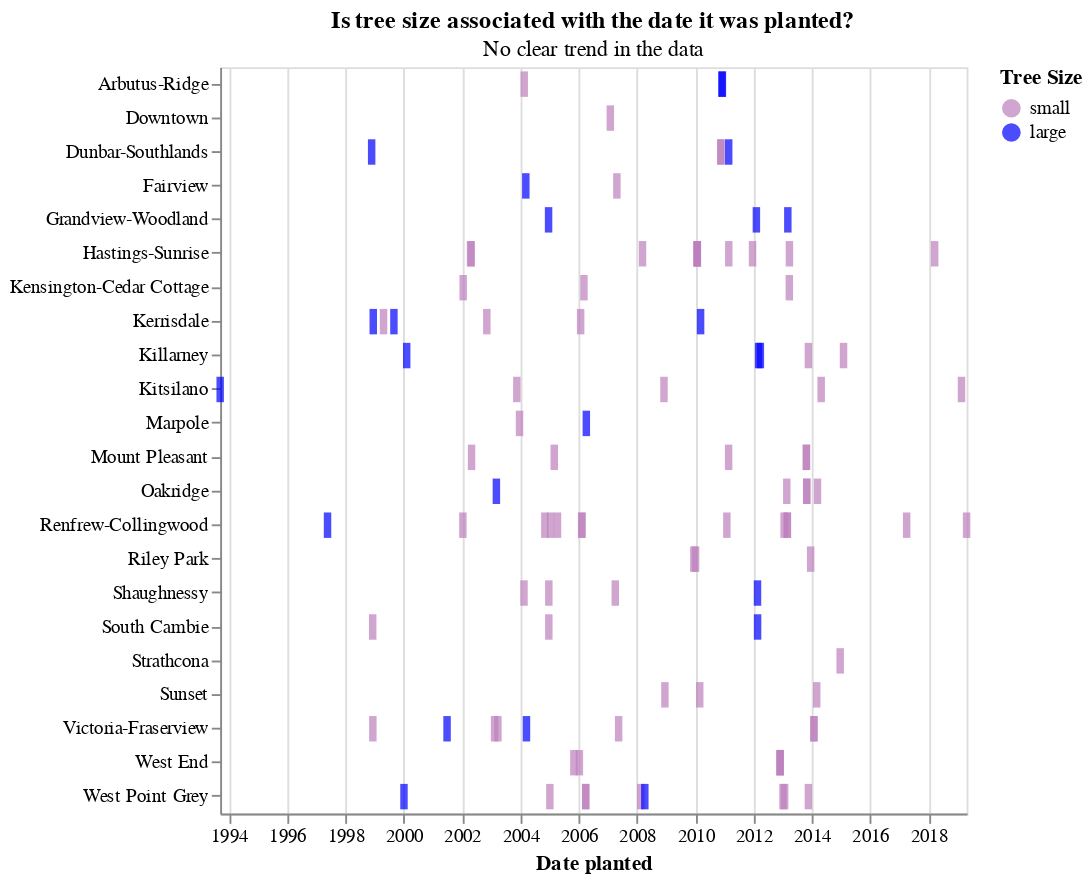

Notebook source saved alongside this figure:
### Markdown cell above
### Plot 4: Small / Large Tree Date Planted Rug Plot

### Code cell
# Small / large encoded as color for a rug plot to visualize and compare date_planted

# Add size label for color encoding
small_trees_df['size'] = 'small'
big_trees_df['size'] = 'large'

# Make the plot df, vertical concatination 
small_big_df = pd.concat([small_trees_df, big_trees_df], axis=0)

# Plot title
plot4_title = alt.TitleParams(
    "Is tree size associated with the date it was planted?",
    subtitle='No clear trend in the data'
)

# Plot 
plot4 = alt.Chart(small_big_df).mark_tick(thickness=4).encode(
    alt.X('date_planted', title='Date planted'),
    alt.Y('neighbourhood_name', title=None),
    alt.Color('size:N', 
              scale=alt.Scale(
                  domain=['small', 'large'], 
                  range=['#bc80bd', 'blue']
              ),
              legend=alt.Legend(title='Tree Size')
             ),
    tooltip=[
        alt.Tooltip('genus_name', title='Genus: '),
        alt.Tooltip('height_range_id', title='Height range: '),
        alt.Tooltip('diameter', title='Diameter (in): ')
    ]
).properties(height=400, width=400, title=plot4_title)


plot4

# Tableau10 yellow: #e7ca60; large
# Set3 purple: #bc80bd; small

### Figure 1 — Vega-Lite specification as saved in the notebook (floating-point values rounded to 4 significant figures; data arrays with more than 128 entries replaced by an {"elided": "..."} marker saying what was removed)
{"$schema": "https://vega.github.io/schema/vega-lite/v4.8.1.json", "config": {"view": {"continuousHeight": 300, "continuousWidth": 400}}, "data": {"name": "data-8cc3efb0c04a470cd0b0cd86cf1d7270"}, "datasets": {"data-8cc3efb0c04a470cd0b0cd86cf1d7270": {"elided": "334 records"}}, "encoding": {"color": {"field": "size", "legend": {"title": "Tree Size"}, "scale": {"domain": ["small", "large"], "range": ["#bc80bd", "blue"]}, "type": "nominal"}, "tooltip": [{"field": "genus_name", "title": "Genus: ", "type": "nominal"}, {"field": "height_range_id", "title": "Height range: ", "type": "quantitative"}, {"field": "diameter", "title": "Diameter (in): ", "type": "quantitative"}], "x": {"field": "date_planted", "title": "Date planted", "type": "temporal"}, "y": {"field": "neighbourhood_name", "title": null, "type": "nominal"}}, "height": 400, "mark": {"thickness": 4, "type": "tick"}, "title": {"subtitle": "No clear trend in the data", "text": "Is tree size associated with the date it was planted?"}, "width": 400}
